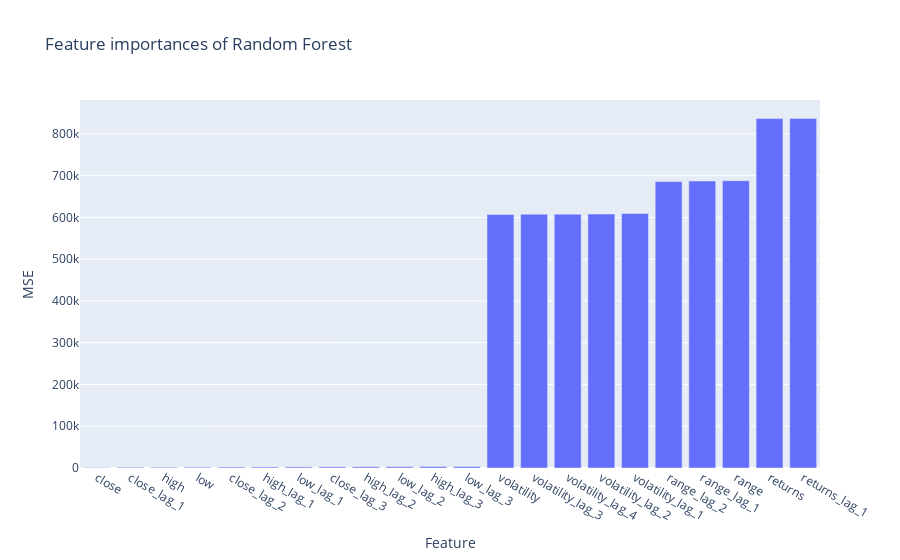
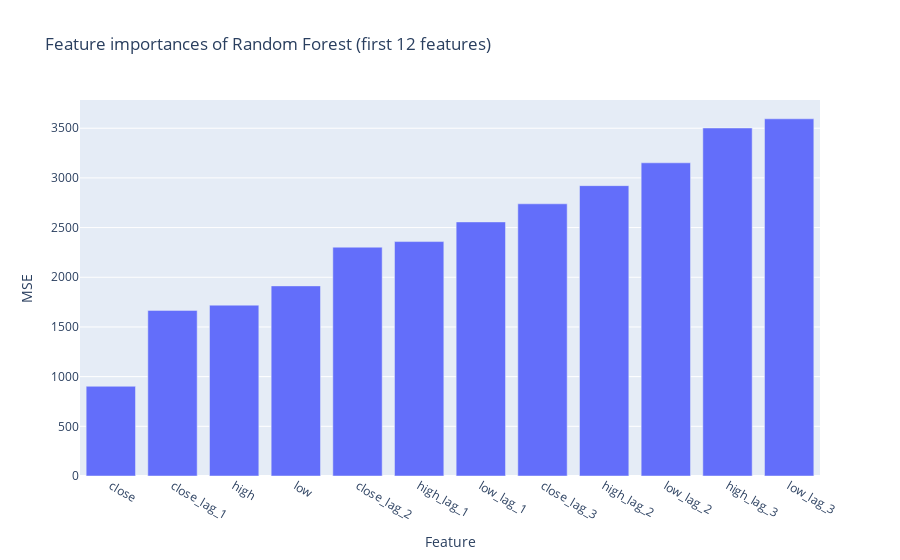

Notebook code cell kept with these figures, in order:
### Markdown cell above
### RF

### Code cell
plot_feature_importances(feature_importances_rf, 'Feature importances of Random Forest')

# plot first 12 features only of rf
plot_feature_importances(feature_importances_rf[:12], 'Feature importances of Random Forest (first 12 features)')

### Figure 1 — Plotly figure (JSON) as saved in the notebook; plotly's stock layout.template omitted (floating-point values rounded to 4 significant figures)
{"data": [{"type": "bar", "x": ["close", "close_lag_1", "high", "low", "close_lag_2", "high_lag_1", "low_lag_1", "close_lag_3", "high_lag_2", "low_lag_2", "high_lag_3", "low_lag_3", "volatility", "volatility_lag_3", "volatility_lag_4", "volatility_lag_2", "volatility_lag_1", "range_lag_2", "range_lag_1", "range", "returns", "returns_lag_1"], "y": [903.0, 1667.0, 1719.0, 1913.0, 2303.0, 2359.0, 2557.0, 2739.0, 2922.0, 3152.0, 3502.0, 3595.0, 607000.0, 607600.0, 607700.0, 608100.0, 609600.0, 685800.0, 687300.0, 688100.0, 836800.0, 837100.0]}], "layout": {"title": {"text": "Feature importances of Random Forest"}, "xaxis": {"title": {"text": "Feature"}}, "yaxis": {"title": {"text": "MSE"}}}}

### Figure 2 — Plotly figure (JSON) as saved in the notebook; plotly's stock layout.template omitted (floating-point values rounded to 4 significant figures)
{"data": [{"type": "bar", "x": ["close", "close_lag_1", "high", "low", "close_lag_2", "high_lag_1", "low_lag_1", "close_lag_3", "high_lag_2", "low_lag_2", "high_lag_3", "low_lag_3"], "y": [903.0, 1667.0, 1719.0, 1913.0, 2303.0, 2359.0, 2557.0, 2739.0, 2922.0, 3152.0, 3502.0, 3595.0]}], "layout": {"title": {"text": "Feature importances of Random Forest (first 12 features)"}, "xaxis": {"title": {"text": "Feature"}}, "yaxis": {"title": {"text": "MSE"}}}}
